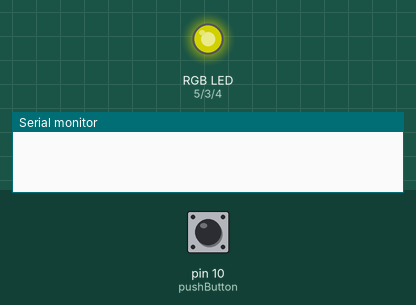
The sketch below on a simulated Arduino Uno, built with avr-gcc and run on an emulated ATmega328P. On the bench: an RGB LED mixed from three pins (HIGH = lit), the last lines printed to the serial monitor. The test bench sets the inputs (shaded band); at power-on: pin 10 (pushButton) LOW. Dim RGB values are drawn brighter than linear; random numbers use the default seed unless the sketch sets one.

Above: at 1.2 s.
1.3 s: pin 10 (pushButton) pulled HIGH for 3.2 s
6.0 s: pin 10 (pushButton) pulled HIGH for 0.15 s
At 7.2 s:
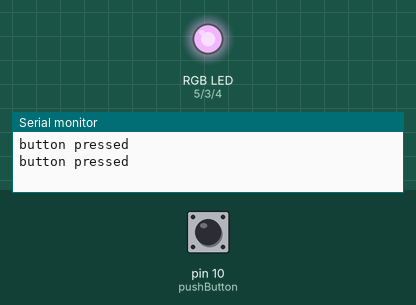
8.0 s: pin 10 (pushButton) pulled HIGH for 1 s
At 10.1 s:
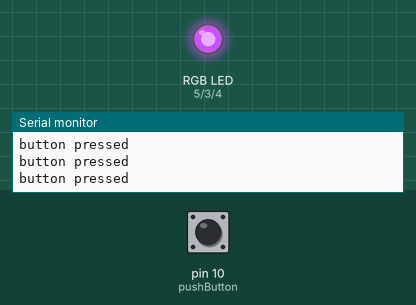
10.5 s: pin 10 (pushButton) pulled HIGH for 0.15 s
At 12.6 s:
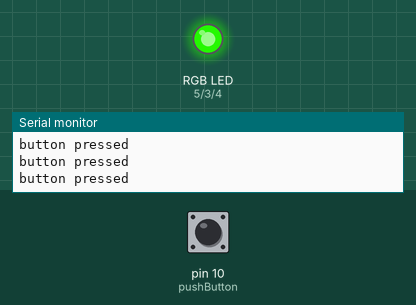
13.5 s: pin 10 (pushButton) pulled HIGH for 0.15 s
At 15.6 s:
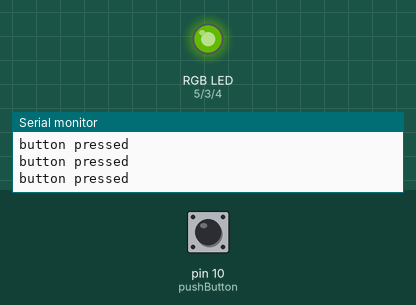
16.5 s: pin 10 (pushButton) pulled HIGH for 1 s
At 17.56 s:
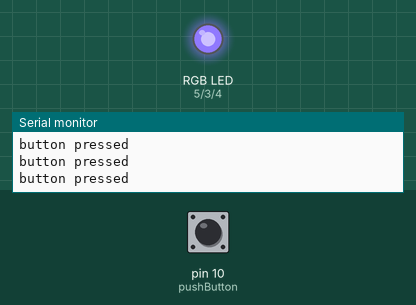
Timing chart, 0 to 19.5 s (numbered marks = the images above; inputs shaded):
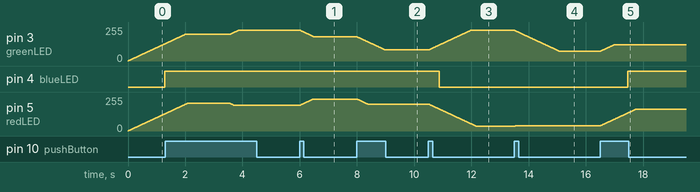

The sketch:

rgb_color_change.ino
```cpp
//declare pins
const byte greenLED = 3;
const byte blueLED = 4;
const byte redLED = 5;
const byte pushButton = 10;

//Declare variables
boolean buttonPressed = false;
int counterRed =0 ;
int counterGreen = 0;
int counterBlue = 0;
int delayTime = 1000;

int randomRed;
int randomGreen;
int randomBlue;

long dutyCycleRandNumber;

void setup() {
  Serial.begin(9600);
  randomSeed(analogRead(0));
  pinMode(greenLED, OUTPUT);
  pinMode(blueLED, OUTPUT);
  pinMode(redLED, OUTPUT);
  pinMode(pushButton, INPUT);
  pinMode(0, INPUT);
}

void loop() {

//demoOne();

randomColor();

}//end loop()


void displayColor(int red, int green, int blue){
analogWrite(redLED,red);
analogWrite(greenLED,green);
analogWrite(blueLED,blue);
}


void demoOne(){

//demo 1
   digitalWrite(greenLED, 1);
   delay(delayTime);
   digitalWrite(greenLED, 0);

    digitalWrite(redLED, 1);
   delay(delayTime);
   digitalWrite(redLED, 0);

    digitalWrite(blueLED, 1);
   delay(delayTime);
   digitalWrite(blueLED, 0);

}

void randomColor(){

 randomRed = random(255);
 randomGreen = random(255);
 randomBlue = random(255);

while(true){
if (digitalRead(pushButton)==HIGH)
buttonPressed = true;

if (counterRed != randomRed){
  if(counterRed > randomRed)
counterRed--;
else
counterRed++;
}
if (digitalRead(pushButton)==HIGH)
buttonPressed = true;

if(counterGreen != randomGreen){
if(counterGreen > randomGreen)
counterGreen--;
else
counterGreen++;
}

if (digitalRead(pushButton)==HIGH)
buttonPressed = true;

if(counterBlue != randomBlue){
if(counterBlue > randomBlue)
counterBlue--;
else
counterBlue++;
}
  displayColor(counterRed, counterGreen, counterBlue);

delay(10);

if (digitalRead(pushButton)==HIGH)
buttonPressed = true;

if(counterRed == randomRed && counterGreen == randomGreen && counterBlue == randomBlue)
break;
}

delay(delayTime);

if (digitalRead(pushButton)==HIGH)
buttonPressed = true;

if (buttonPressed){
  while(digitalRead(pushButton) ==LOW){
  delay(10);
  if (digitalRead(pushButton) ==HIGH)
  break;
  }
  Serial.println("button pressed");
}
}

void resetCounter(int red, int green, int blue){

while(red !=0 && green !=0 && blue !=0){
if(red !=0)
red--;
if(green !=0)
green--;
if (blue !=0)
blue--;

analogWrite(redLED,red);
analogWrite(greenLED,green);
analogWrite(blueLED,blue);

delay(10);
}
}
```

Measured:
- after the input at 6.0 s, pin 3 (greenLED): moves from 231/255 to 182/255 over 0.48 s, starting at once; pin 5 (redLED): moves from 193/255 to 240/255 over 0.46 s, starting at once
- after the input at 8.0 s, pin 3 (greenLED): moves from 182/255 to 83/255 over 0.99 s, starting at once; pin 5 (redLED): moves from 240/255 to 202/255 over 0.37 s, starting at once
- after the input at 10.5 s, pin 3 (greenLED): moves from 83/255 to 230/255 over 1.5 s, starting at once; pin 4 (blueLED): HIGH → LOW after 0.38 s; pin 5 (redLED): moves from 202/255 to 34/255 over 1.7 s, starting at once
- after the input at 13.5 s, pin 3 (greenLED): moves from 230/255 to 73/255 over 1.6 s, starting at once; pin 5 (redLED): 34/255 → 39/255 at once
- after the input at 16.5 s, pin 3 (greenLED): moves from 73/255 to 121/255 over 0.47 s, starting at once; pin 4 (blueLED): LOW → HIGH after 0.96 s; pin 5 (redLED): moves from 39/255 to 163/255 over 1.2 s, starting at once
- by itself, pin 5 (redLED): rises from 130/255 to 209/255 in 0.78 s, then falls to 193/255 in 1.6 s
